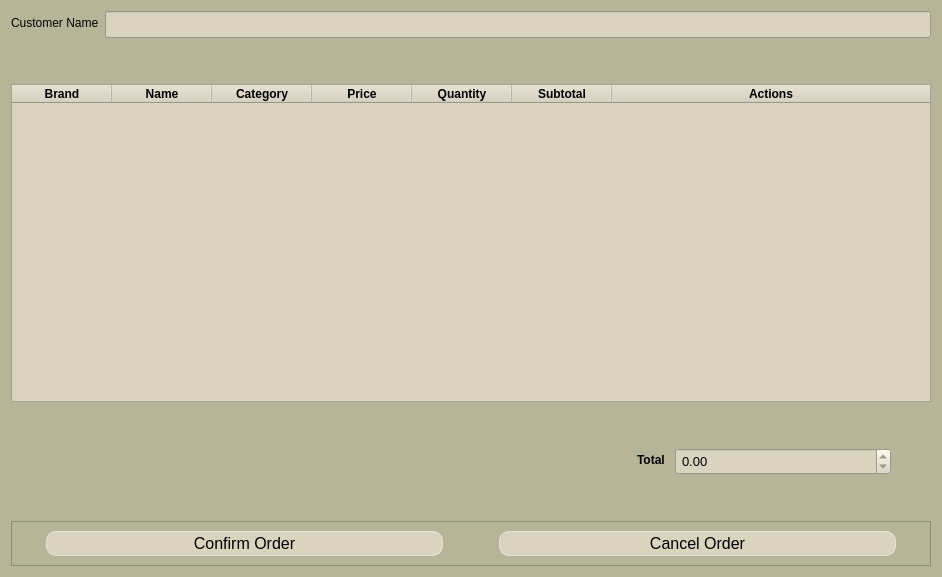
<?xml version="1.0" encoding="UTF-8"?>
<ui version="4.0">
 <class>OrderDialog</class>
 <widget class="QDialog" name="OrderDialog">
  <property name="geometry">
   <rect>
    <x>0</x>
    <y>0</y>
    <width>942</width>
    <height>577</height>
   </rect>
  </property>
  <property name="windowTitle">
   <string>Ongoing Orders</string>
  </property>
  <property name="styleSheet">
   <string notr="true">QWidget{
background-color:rgb(183, 181, 151);
}</string>
  </property>
  <layout class="QVBoxLayout" name="verticalLayout">
   <item>
    <layout class="QFormLayout" name="formLayout">
     <item row="0" column="0">
      <widget class="QLabel" name="label">
       <property name="styleSheet">
        <string notr="true">QLabel {
    font: 700 ;
    color: black; /* Sets the font color to black */
}
</string>
       </property>
       <property name="text">
        <string>Customer Name</string>
       </property>
      </widget>
     </item>
     <item row="0" column="1">
      <widget class="QLineEdit" name="customerName">
       <property name="styleSheet">
        <string notr="true">QLineEdit{
background-color: rgb(218, 211, 190);
color: black;


font-size: 16px;
padding:2px;
text-align: center;


}

QLineEdit:hover {
background-color: rgba(255, 255, 255, 0.3);
}

</string>
       </property>
      </widget>
     </item>
    </layout>
   </item>
   <item>
    <spacer name="verticalSpacer_2">
     <property name="orientation">
      <enum>Qt::Vertical</enum>
     </property>
     <property name="sizeType">
      <enum>QSizePolicy::Fixed</enum>
     </property>
     <property name="sizeHint" stdset="0">
      <size>
       <width>20</width>
       <height>40</height>
      </size>
     </property>
    </spacer>
   </item>
   <item>
    <widget class="QTableWidget" name="cartTable">
     <property name="styleSheet">
      <string notr="true">QWidget {

    background-color: rgb(218, 211, 190);
    font: 700 9pt &quot;Segoe UI&quot;;
    color: black; /* Sets the font color to black */
}
</string>
     </property>
     <property name="editTriggers">
      <set>QAbstractItemView::NoEditTriggers</set>
     </property>
     <attribute name="horizontalHeaderDefaultSectionSize">
      <number>100</number>
     </attribute>
     <attribute name="horizontalHeaderStretchLastSection">
      <bool>true</bool>
     </attribute>
     <attribute name="verticalHeaderVisible">
      <bool>false</bool>
     </attribute>
     <column>
      <property name="text">
       <string>Brand</string>
      </property>
      <property name="font">
       <font>
        <bold>true</bold>
       </font>
      </property>
     </column>
     <column>
      <property name="text">
       <string>Name</string>
      </property>
      <property name="font">
       <font>
        <bold>true</bold>
       </font>
      </property>
     </column>
     <column>
      <property name="text">
       <string>Category</string>
      </property>
      <property name="font">
       <font>
        <bold>true</bold>
       </font>
      </property>
     </column>
     <column>
      <property name="text">
       <string>Price</string>
      </property>
      <property name="font">
       <font>
        <bold>true</bold>
       </font>
      </property>
     </column>
     <column>
      <property name="text">
       <string>Quantity</string>
      </property>
      <property name="font">
       <font>
        <bold>true</bold>
       </font>
      </property>
     </column>
     <column>
      <property name="text">
       <string>Subtotal</string>
      </property>
      <property name="font">
       <font>
        <bold>true</bold>
       </font>
      </property>
     </column>
     <column>
      <property name="text">
       <string>Actions</string>
      </property>
      <property name="font">
       <font>
        <bold>true</bold>
       </font>
      </property>
     </column>
    </widget>
   </item>
   <item>
    <spacer name="verticalSpacer">
     <property name="orientation">
      <enum>Qt::Vertical</enum>
     </property>
     <property name="sizeType">
      <enum>QSizePolicy::Fixed</enum>
     </property>
     <property name="sizeHint" stdset="0">
      <size>
       <width>20</width>
       <height>40</height>
      </size>
     </property>
    </spacer>
   </item>
   <item>
    <layout class="QFormLayout" name="formLayout_2">
     <property name="sizeConstraint">
      <enum>QLayout::SetDefaultConstraint</enum>
     </property>
     <property name="labelAlignment">
      <set>Qt::AlignRight|Qt::AlignTrailing|Qt::AlignVCenter</set>
     </property>
     <property name="formAlignment">
      <set>Qt::AlignLeading|Qt::AlignLeft|Qt::AlignTop</set>
     </property>
     <property name="horizontalSpacing">
      <number>6</number>
     </property>
     <property name="verticalSpacing">
      <number>6</number>
     </property>
     <property name="leftMargin">
      <number>600</number>
     </property>
     <property name="rightMargin">
      <number>40</number>
     </property>
     <item row="0" column="0">
      <widget class="QLabel" name="label_2">
       <property name="enabled">
        <bool>true</bool>
       </property>
       <property name="maximumSize">
        <size>
         <width>1677215</width>
         <height>16777215</height>
        </size>
       </property>
       <property name="styleSheet">
        <string notr="true">QLabel {
                font-weight: bold; /* Sets the font weight to bold */
                color: black; /* Sets the font color to black */
                margin-left: center; /* Aligns to the right by pushing it to the right */
            }</string>
       </property>
       <property name="text">
        <string>Total</string>
       </property>
      </widget>
     </item>
     <item row="0" column="1">
      <widget class="QDoubleSpinBox" name="total">
       <property name="styleSheet">
        <string notr="true">QDoubleSpinBox{
background-color: rgb(218, 211, 190);
color: black;


font-size: 13px;
padding:2px;
text-align: center;


}

QDoubleSpinBox:hover {
background-color: rgba(255, 255, 255, 0.3);
}

</string>
       </property>
       <property name="readOnly">
        <bool>true</bool>
       </property>
       <property name="maximum">
        <double>99999.990000000005239</double>
       </property>
      </widget>
     </item>
    </layout>
   </item>
   <item>
    <spacer name="verticalSpacer_3">
     <property name="orientation">
      <enum>Qt::Vertical</enum>
     </property>
     <property name="sizeType">
      <enum>QSizePolicy::Fixed</enum>
     </property>
     <property name="sizeHint" stdset="0">
      <size>
       <width>20</width>
       <height>40</height>
      </size>
     </property>
    </spacer>
   </item>
   <item>
    <widget class="QFrame" name="frame">
     <property name="frameShape">
      <enum>QFrame::StyledPanel</enum>
     </property>
     <property name="frameShadow">
      <enum>QFrame::Raised</enum>
     </property>
     <layout class="QHBoxLayout" name="horizontalLayout">
      <item>
       <widget class="QPushButton" name="confirmOrder">
        <property name="styleSheet">
         <string notr="true">QPushButton{
background-color: rgb(218, 211, 190);

color: black;
border: 1px solid rgba(255, 255, 255, 0.5);
border-radius: 10px;
font-size: 16px;
padding:2px;
text-align: center;
margin-left: 25px;
margin-right:25px;
}

QPushButton:hover {
                    background-color: #2980b9; /* Darker blue on hover */
                }
                QPushButton:pressed {
                    background-color: #1f618d; /* Even darker blue when pressed */
                }</string>
        </property>
        <property name="text">
         <string>Confirm Order</string>
        </property>
       </widget>
      </item>
      <item>
       <widget class="QPushButton" name="cancelOrder">
        <property name="styleSheet">
         <string notr="true">QPushButton{
background-color: rgb(218, 211, 190);

color: black;
border: 1px solid rgba(255, 255, 255, 0.5);
border-radius: 10px;
font-size: 16px;
padding:2px;
text-align: center;
margin-left: 25px;
margin-right:25px;
}

QPushButton:hover {
background-color: #e74c3c;
}

QPushButton:pressed {
background-color: #e74c3c;
}
</string>
        </property>
        <property name="text">
         <string>Cancel Order</string>
        </property>
       </widget>
      </item>
     </layout>
    </widget>
   </item>
  </layout>
 </widget>
 <resources/>
 <connections/>
</ui>
